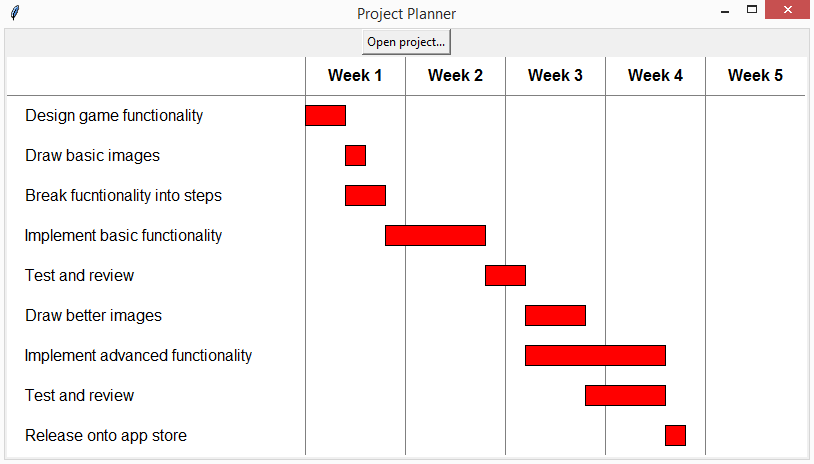

Python code for this plot:
from cgitb import text
import csv
from textwrap import fill
import tkinter
from tkinter import font
from tkinter.filedialog import askopenfilename
from collections import namedtuple
from turtle import width
Task = namedtuple("Task", ["title","duration","prerequisites"])

def read_tasks(filename):
    tasks = {}
    for row in csv.reader(open(filename)):
        number = int(row[0])
        title = row[1]
        duration = float(row[2])
        prerequisites = set(map(int, row[3].split()))
        tasks[number] = Task(title, duration, prerequisites)
    return tasks

def order_tasks(tasks):
    incomplete = set(tasks)
    completed = set()
    start_days = {}
    while incomplete:
        for task_number in incomplete:
            task = tasks[task_number]
            if task.prerequisites.issubset(completed):
                earliest_start_day = 0
                for prerequ_number in task.prerequisites:
                    prereq_end_day = start_days[prerequ_number] + tasks[prerequ_number].duration
                    if prereq_end_day > earliest_start_day:
                        earliest_start_day = prereq_end_day
                start_days[task_number] = earliest_start_day
                incomplete.remove(task_number)
                completed.add(task_number)
                break
    return start_days

def draw_chart(tasks, canvas, row_height=40, title_width=300,line_height=40,
               day_width=20,bar_height=20,title_indent=20,font_size=-16):
    height = canvas["height"]
    width = canvas["width"]
    week_width = 5 * day_width
    canvas.create_line(0, row_height, width, line_height, fill="gray")
    for week_number in range(5):
        x = title_width + week_number * week_width
        canvas.create_line(x, 0, x, height, fill="gray")
        canvas.create_text(x + week_width/2, row_height/2, text=f"Week {week_number+1}",font=("Helvetica", font_size, "bold"))
        
    start_days = order_tasks(tasks)
    y = row_height
    for task_number in start_days:
        task = tasks[task_number]
        canvas.create_text(title_indent, y + row_height/2, text=task.title
                            , anchor=tkinter.W, font=("Helvetica", font_size))
        bar_x = title_width + start_days[task_number] * day_width
        bar_y = y + (row_height - bar_height)/2
        bar_width = task.duration * day_width
        canvas.create_rectangle(bar_x, bar_y, bar_x + bar_width, bar_y + bar_height, fill="red")

        y += row_height

def open_project():
    filename = askopenfilename(title="Open Project", initialdir=".", filetypes=[("CSV Document","*.csv")])
    tasks = read_tasks(filename)
    draw_chart(tasks, canvas)

root = tkinter.Tk()
root.title("Project Planner")
open_button = tkinter.Button(root, text="Open project...", command=open_project)

open_button.pack(side="top")

canvas = tkinter.Canvas(root, width=800,height=400,bg="white")

canvas.pack(side="bottom")

tkinter.mainloop()

tasks = read_tasks("ProjectPlanner.csv")

print(tasks[3])

print(order_tasks(tasks))
